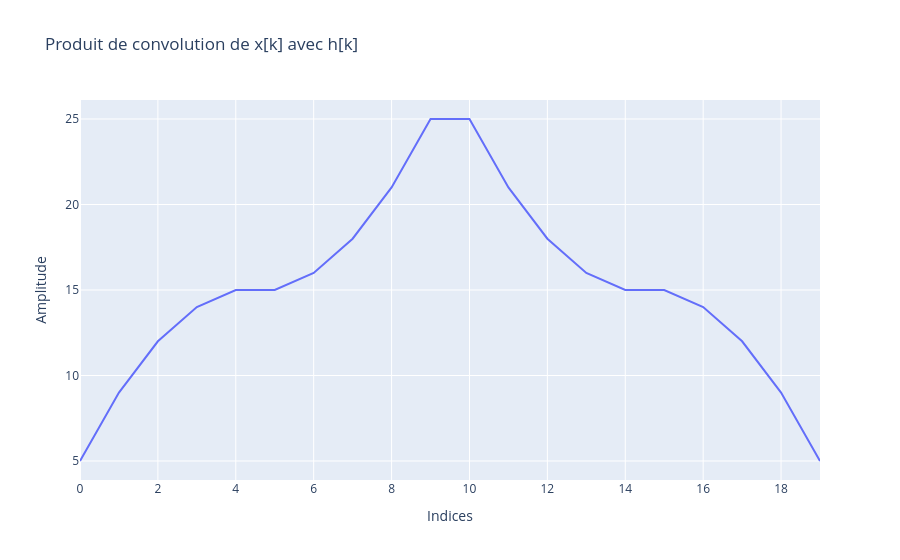

The notebook cell saved with this chart:
### Code cell
convol = np.convolve(x, h, mode='full')
px.line(x=np.arange(len(convol)), y=convol, labels={"x":"Indices", "y":"Amplitude"},title='Produit de convolution de x[k] avec h[k]')

### Figure 1 — Plotly figure (JSON) as saved in the notebook; plotly's stock layout.template omitted (floating-point values rounded to 4 significant figures)
{"data": [{"hovertemplate": "Indices=%{x}<br>Amplitude=%{y}<extra></extra>", "legendgroup": "", "line": {"color": "#636efa", "dash": "solid"}, "marker": {"symbol": "circle"}, "mode": "lines", "name": "", "orientation": "v", "showlegend": false, "type": "scatter", "x": [0, 1, 2, 3, 4, 5, 6, 7, 8, 9, 10, 11, 12, 13, 14, 15, 16, 17, 18, 19], "xaxis": "x", "y": [5.0, 9.0, 12.0, 14.0, 15.0, 15.0, 16.0, 18.0, 21.0, 25.0, 25.0, 21.0, 18.0, 16.0, 15.0, 15.0, 14.0, 12.0, 9.0, 5.0], "yaxis": "y"}], "layout": {"legend": {"tracegroupgap": 0}, "title": {"text": "Produit de convolution de x[k] avec h[k]"}, "xaxis": {"anchor": "y", "domain": [0, 1], "title": {"text": "Indices"}}, "yaxis": {"anchor": "x", "domain": [0, 1], "title": {"text": "Amplitude"}}}}
